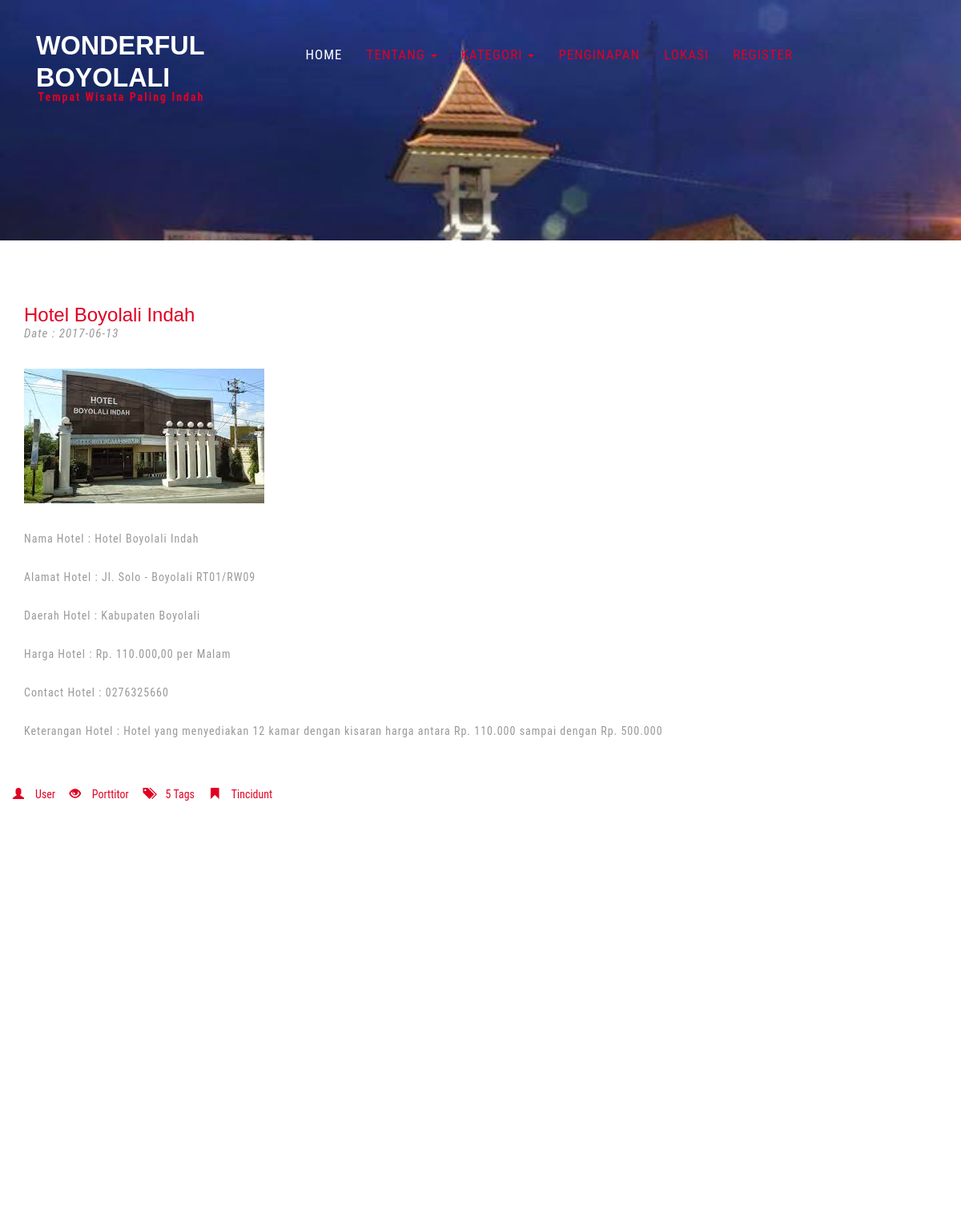
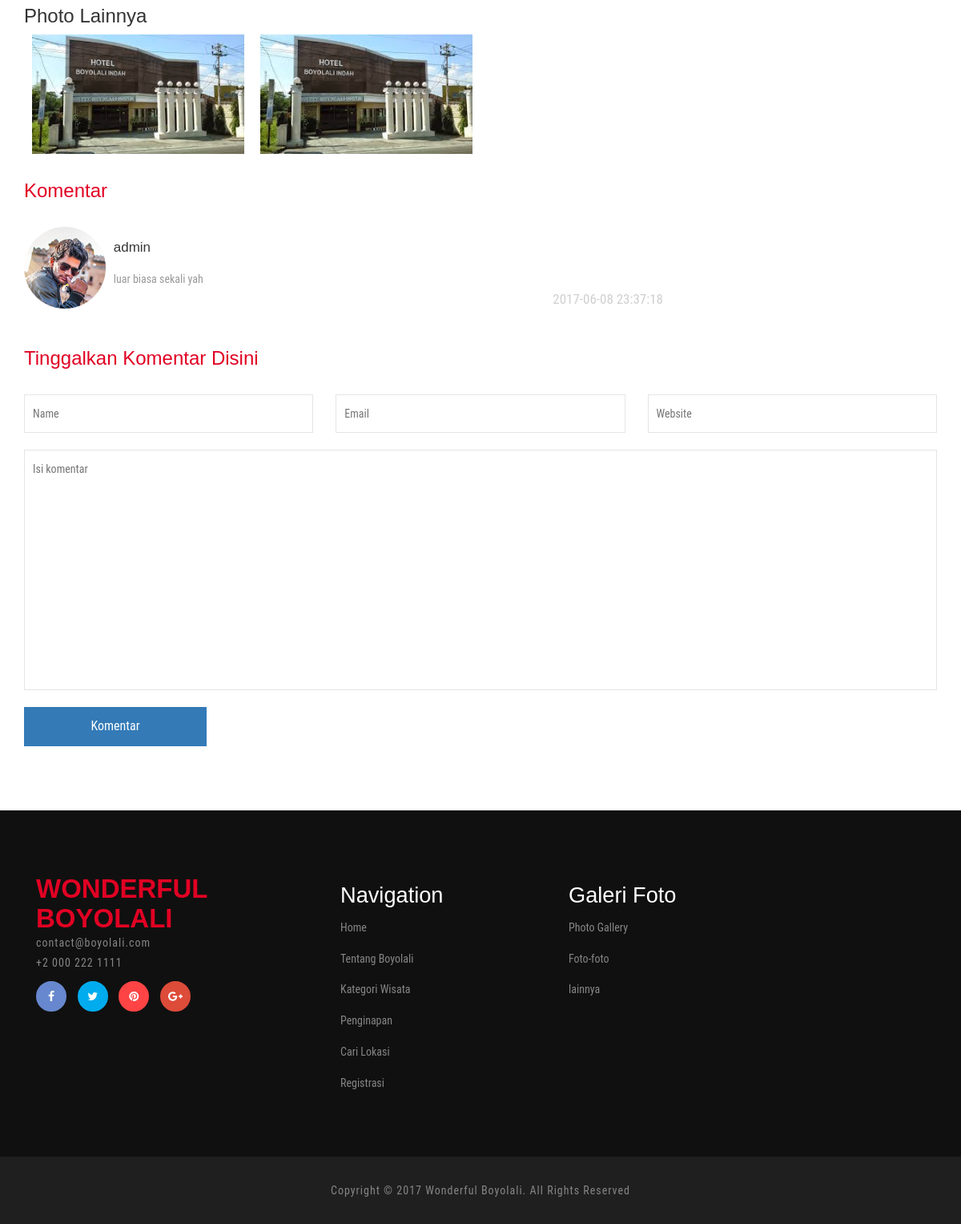
/index.php/detailpenginapan/1, run on the app's committed database (2 pictures, top to bottom).
### tables this page shows
CREATE TABLE `penginapan` (
  `id_penginapan` int(5) NOT NULL,
  `nama_penginapan` varchar(100) NOT NULL,
  `alamat_penginapan` varchar(150) NOT NULL,
  `daerah_penginapan` varchar(150) NOT NULL,
  `ket_penginapan` text NOT NULL,
  `harga_penginapan` int(10) NOT NULL,
  `long_penginapan` varchar(100) NOT NULL,
  `lat_penginapan` varchar(100) NOT NULL,
  `cp_penginapan` varchar(15) NOT NULL,
  `id_admin` int(5) NOT NULL,
  `id_user` int(5) NOT NULL
);

CREATE TABLE `gambar_penginapan` (
  `id_gambar` int(10) NOT NULL,
  `gambar` varchar(200) NOT NULL,
  `tgl_upload` timestamp NOT NULL DEFAULT CURRENT_TIMESTAMP ON UPDATE CURRENT_TIMESTAMP,
  `id_penginapan` int(5) NOT NULL,
  `token` varchar(100) DEFAULT NULL
);

CREATE TABLE `komentar_penginapan` (
  `id_komentar` int(10) NOT NULL,
  `id_user` int(5) NOT NULL,
  `komentar` text NOT NULL,
  `tgl_komentar` timestamp NOT NULL DEFAULT CURRENT_TIMESTAMP ON UPDATE CURRENT_TIMESTAMP,
  `id_penginapan` int(5) NOT NULL,
  `nama` varchar(20) NOT NULL
);

### application/controllers/Main.php (called while the page is built, shortened)
<?php
class Main extends CI_Controller {
	public function detailpenginapan()
	{
		$this->load->library('googlemapse');
		$config['center'] = '7.5179636, 110.5624369';
		$config['zoom'] = 'auto';
		$config['directions'] = TRUE;
		$config['directionsStart'] = 'bandung jawa barat';
		$tujuan = $this->uri->segment(2, 0);
		if ($tujuan==1) {
			$config['directionsEnd'] = 'Jl. Solo Boyolali';
		}elseif ($tujuan==2) {
			$config['directionsEnd'] = 'Jl. Perintis Kemerdekaan No. 9 Boyolali';
		}elseif ($tujuan==3) {
			$config['directionsEnd'] = 'Jl. Merapi No.27, Pulisen, Kec. Boyolali, Kabupaten Boyolali, Jawa Tengah';
		}else{
			$config['directionsEnd'] = 'Kabupaten Boyoalali';
		}
		$config['directionsDivID'] = 'directionsDiv';
		$this->googlemapse->initialize($config);
		$data['map'] = $this->googlemapse->create_map();
		$this->load->model('m_dashboard');
        $this->load->view('main/headerwisata',$data);
        $id=$this->uri->segment(2, 0);
		$data['penginapan'] = $this->m_dashboard->viewDetailPenginapan($id);
		$data['komen'] = $this->m_dashboard->viewDetailKomenPenginapan($id);
		$data['gambarnya'] = $this->m_dashboard->viewGambarPenginapan($id);
        $this->load->view('detailpenginapan',$data);
		$this->load->view('main/footer');
	}
}

### index.php (called while the page is built, shortened)
<?php
require_once BASEPATH.'core/CodeIgniter.php';

### application/models/m_dashboard.php (called while the page is built, shortened)
<?php
class m_dashboard extends CI_Model{
    function viewDetailPenginapan($id){
            $query = $this->db->query("SELECT * FROM penginapan where id_penginapan='".$id."'");
            return $query;
    }
    function viewDetailKomenPenginapan($id){
            $query = $this->db->query("SELECT * FROM komentar_penginapan where id_penginapan='".$id."'");
            return $query;
    }
    function viewGambarPenginapan($id){
            $query = $this->db->query("SELECT * FROM gambar_penginapan where id_penginapan='".$id."'");
            return $query;
    }
}
?>

### application/views/detailpenginapan.php (the view, shortened to what this page needs)
<?php
  $CI =& get_instance();
?>
	<div class="single w3l-agileits">
		<div class="container">
			<div class="blog-pag page">
			<?php $no=1; foreach($penginapan->result_array() as $row){ ?>
				<div class="blog-page-grids">
					<div class="blog-page-grid">
						<h3><?php echo $row['nama_penginapan'];?></h3>
						<p>Date : <span> <?php echo date("Y-m-d");?></span></p>
					</div>
					<div class="clearfix"> </div>
				</div>
				<div class="blog-page-grids-bottom">
					<div class="blog-page-grids-bot">
					<?php
						$dapetgambarpenginapan = "";
						$getgambar =$CI->db->query('select gambar from gambar_penginapan where id_penginapan="'.$row['id_penginapan'].'"');
						foreach ($getgambar->result() as $bar){
						    $dapetgambarpenginapan = $bar->gambar;
						}
					?>
					<?php
					if ($dapetgambarpenginapan=="") {
						?>
							<img src="<?php echo base_url()?>assets/images/tanya.png" alt=" " class="img-responsive" />
						<?php
					}else{
						?>
							<img src="<?php echo base_url()?>upload-foto/<?php echo $dapetgambarpenginapan; ?>" alt=" " class="img-responsive" />
						<?php
					}
					?>
					</div>
					<div class="blog-page-grids-bot1" style="text-align: justify;">
						<p>Nama Hotel : <?php echo $row['nama_penginapan'];?></p></br>
						<p>Alamat Hotel : <?php echo $row['alamat_penginapan'];?></p></br>
						<p>Daerah Hotel : <?php echo $row['daerah_penginapan'];?></p></br>
						<p>Harga Hotel : Rp. <?php echo number_format($row['harga_penginapan'], 2, ",", ".");?> per Malam</p></br>
						<p>Contact Hotel : <?php echo $row['cp_penginapan'];?></p></br>
						<p>Keterangan Hotel : <?php echo $row['ket_penginapan'];?></p></br>
						<ul>
							<li><a href="#"><i class="glyphicon glyphicon-user" aria-hidden="true"></i>User</a></li>
							<li><a href="#"><i class="glyphicon glyphicon-eye-open" aria-hidden="true"></i>Porttitor</a></li>
							<li><a href="#"><i class="glyphicon glyphicon-tags" aria-hidden="true"></i>5 Tags</a></li>
							<li><a href="#"><i class="glyphicon glyphicon-bookmark" aria-hidden="true"></i>Tincidunt</a></li>
						</ul>
					</div>
				</div>
				<div class="about-grids-bottom">
				<div class="col-md-12 about-us">
					<?php echo $map['html']; ?>
				</div>
				<div class="clearfix"> </div>
			</div>
			<?php $no++; } ?>
			</div>
						<h3>Photo Lainnya</h3>
						<div class="top-gallery">
						<?php $no=1; foreach($gambarnya->result_array() as $gam){ ?>
							<div class="col-md-3 gallery-grid gallery1">
								<a href="<?php echo base_url()?>upload-foto/<?php echo $gam['gambar'];?>" class="swipebox">
									<img src="<?php echo base_url()?>upload-foto/<?php echo $gam['gambar'];?>" class="img-responsive" alt="/">
								</a>
							</div>
						<?php $no++; } ?>
							<div class="clearfix"> </div>
						</div>
						<link rel="stylesheet" href="<?php echo base_url()?>assets/css/swipebox.css">
			<div class="com">
				<h3>Komentar</h3>
				<ul class="media-list">
				  <?php $no=1; foreach($komen->result_array() as $row){ ?>
				  <li class="media">
					<div class="media-left">
					  <a href="#">
						<img class="media-object img-responsive" src="<?php echo base_url()?>assets/images/4.png" alt="" />
					  </a>
					</div>
					<div class="media-body">
					  <h4 class="media-heading"><?php echo $row['nama'];?></h4>
					  <?php echo $row['komentar'];?>
					  <a href="#"><?php echo $row['tgl_komentar'];?></a>
					</div>
				  </li>
				  <?php $no++; } ?>
				</ul>
			</div>
			<div class="in dfg">
				<h3>Tinggalkan Komentar Disini</h3>
			    <form action="<?php echo base_url()?>index.php/dashboard/insertKomenPenginapan" method="post">
				<?php $id_penginapan = $this->uri->segment(2, 0); ?>
				<?php if(isset($_SESSION['logged_in']))
					{ ?>
					<input type="hidden" name="id_penginapan" value="<?php echo $id_penginapan; ?>">
					<input type="hidden" name="nama" value="<?php echo ($_SESSION['username']); ?>" required=" ">
				<?php }else{ ?>
					<input type="text" name="nama" placeholder="Name" required=" ">
					<input type="text" name="email" placeholder="Email" required=" ">
					<input type="text" name="website" placeholder="Website" required=" ">
				<?php } ?>
					<textarea name="komentar" placeholder="Isi komentar" required=" "></textarea>
					<input type="submit" value="Komentar">
				</form>
			</div>
		</div>
	</div>

### assets/css/style.css (style rules this page uses)
html, body { font-size: 100%; background: #fff; font-family: 'Roboto Condensed', sans-serif; }
h1,h2,h3,h4,h5,h6 { margin:0; font-family: 'Montserrat', sans-serif; }
p { margin:0; letter-spacing:1px; }
ul,label { margin:0; padding:0; }
.banner-bottom,.testimonials,.banner-bottom-video,.about,.history,.typo,.gallery,.contact,.single { padding:5em 0; }
.about-grids-bottom { margin-top:2em; }
.gallery-grid { padding: 0; }
.gallery1 { position:relative; overflow: hidden; padding: 10px; }
.gallery-grid img { width:100%; }
.blog-page-grid h3,.in h3,.com h3 { margin: 0; color: #e10123; font-size: 1.5em; text-transform: capitalize; }
.in input[type="text"],.in textarea { outline: none; float: left; width: 31.69%; background: none; border: 1px solid #E5E5E5; font-size: 14px; padding: 13px 10px; }
.in input[type="text"]:nth-child(2) { margin:0 2em; }
.in textarea { resize:none; min-height:300px; width:100% !important; margin:1.5em 0; }
.in input[type="submit"] { border: none; outline: none; background: #337ab7; color: #fff; font-size: 16px; padding: 13px 0; width: 20%; transition: .5s all; -webkit-transition: .5s all; -moz-transition: .5s all; -o-transition: .5s all; -ms-transition: .5s all; }
.blog-page-grid p { color:#999; font-size:15px; margin:0; font-style:italic; }
.blog-page-grid { float: left; }
.blog-page-grids { margin: 0 0 2em; }
.blog-page-grids-bot1 { margin: 2em 0 3em; }
.blog-page-grids-bot1 p { margin:0; font-size:14px; color:#999; line-height:1.8em; }
.in form { margin: 2em 0 0; }
.blog-page-grids-bot1 ul { padding:2em 0; }
.blog-page-grids-bot1 ul li { display:inline-block; }
.blog-page-grids-bot1 ul li a { font-size:14px; color:#e10123; text-decoration:none; padding-right: 2em; }
.blog-page-grids-bot1 ul li a i { left:-1em; }
.media-body a { font-size: 17px; color:#CFCFCF; text-decoration: none; text-align: right; display: block; }
.media-body { color: #999; font-size: 14px; margin: 0; line-height: 1.8em; }
.media-object { display: block; }
.media-left { width:14%; }
.media-body h4 { color:#363636; font-size: 17px; margin: 1em 0; }
.media-list { margin: 2em 0 0; width: 70%; }
.dfg { margin: 3em 0 0; }

### data on the page
penginapan: nama_penginapan "Hotel Boyolali Indah", alamat_penginapan "Jl. Solo - Boyolali RT01/RW09", daerah_penginapan "Kabupaten Boyolali", harga_penginapan "110.000,00", cp_penginapan "0276325660", ket_penginapan "Hotel yang menyediakan 12 kamar dengan kisaran harga antara Rp. 110.000 sampai dengan Rp. 500.000", $this->map_width 100% (drawn)
gambar_penginapan: gambar (picture)
gambar_penginapan: gambar (picture)
komentar_penginapan: nama "admin", komentar "luar biasa sekali yah", tgl_komentar "2017-06-08 23:37:18"
